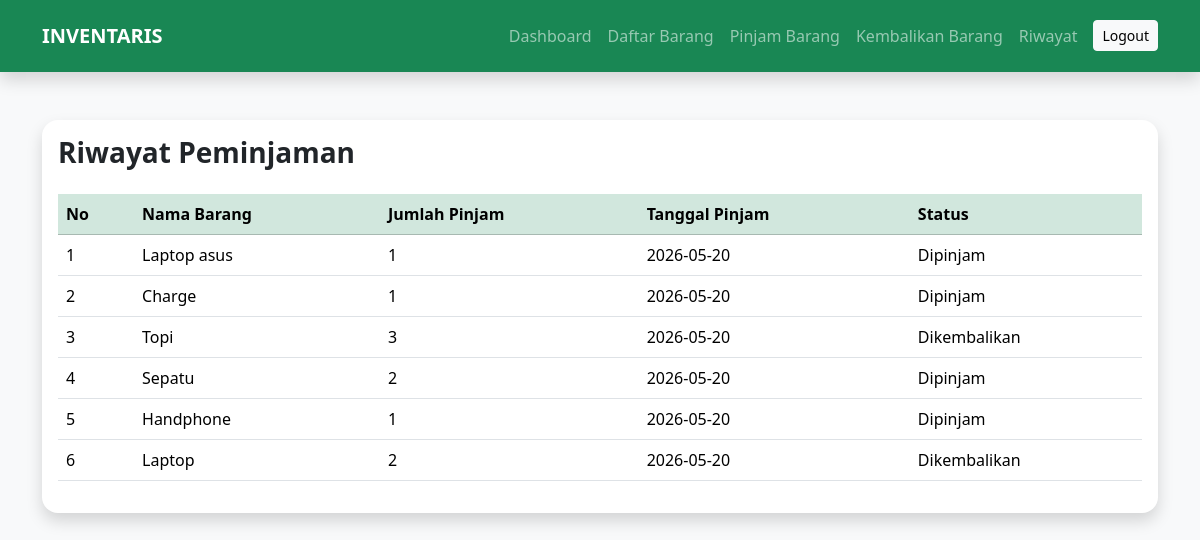
Screenshot of /riwayat.php (signed in) with the database file from the repository.
### tables this page shows
CREATE TABLE `peminjaman` (
  `id_pinjam` int(11) NOT NULL,
  `id_user` int(11) DEFAULT NULL,
  `id_barang` int(11) DEFAULT NULL,
  `jumlah_pinjam` int(11) DEFAULT NULL,
  `tanggal_pinjam` date DEFAULT NULL,
  `status` varchar(20) DEFAULT 'Dipinjam'
);

CREATE TABLE `barang` (
  `id_barang` int(11) NOT NULL,
  `nama_barang` varchar(100) DEFAULT NULL,
  `jumlah` int(11) DEFAULT NULL,
  `kondisi_barang` varchar(50) DEFAULT NULL
);

### riwayat.php (the view, shortened to what this page needs)
<?php
include "../koneksi.php";
include "../inc/header_user.php";
$id_user = $_SESSION['id_user'];
$data = mysqli_query($conn,
"SELECT *
FROM peminjaman p
JOIN barang b ON p.id_barang = b.id_barang
WHERE p.id_user='$id_user'
ORDER BY p.id_pinjam DESC");
?>
<!DOCTYPE html>
<html lang="en">
<head>
    <link href="https://cdn.jsdelivr.net/npm/bootstrap@5.3.8/dist/css/bootstrap.min.css" rel="stylesheet">
</head>
<body class="bg-light">
<div class="container mt-5">
    <div class="card shadow border-0 rounded-4">
        <div class="card-body">
            <h3 class="fw-bold mb-4">Riwayat Peminjaman</h3>
            <table class="table table-hover">
                <tr class="table-success">
                    <th>No</th>
                    <th>Nama Barang</th>
                    <th>Jumlah Pinjam</th>
                    <th>Tanggal Pinjam</th>
                    <th>Status</th>
                </tr>
                <?php
                $no = 1;
                while($d = mysqli_fetch_array($data)){
                ?>
                <tr>
                    <td><?= $no++; ?></td>
                    <td><?= $d['nama_barang']; ?></td>
                    <td><?= $d['jumlah_pinjam']; ?></td>
                    <td><?= $d['tanggal_pinjam']; ?></td>
                    <td><?= $d['status']; ?></td>
                </tr>
                <?php } ?>
            </table>
        </div>
    </div>
</div>
</body>
</html>

### rows the page displays
peminjaman: id_barang.nama_barang "Laptop asus", jumlah_pinjam "1", tanggal_pinjam "2026-05-20", status "Dipinjam"
peminjaman: id_barang.nama_barang "Charge", jumlah_pinjam "1", tanggal_pinjam "2026-05-20", status "Dipinjam"
peminjaman: id_barang.nama_barang "Topi", jumlah_pinjam "3", tanggal_pinjam "2026-05-20", status "Dikembalikan"
peminjaman: id_barang.nama_barang "Sepatu", jumlah_pinjam "2", tanggal_pinjam "2026-05-20", status "Dipinjam"
peminjaman: id_barang.nama_barang "Handphone", jumlah_pinjam "1", tanggal_pinjam "2026-05-20", status "Dipinjam"
peminjaman: id_barang.nama_barang "Laptop", jumlah_pinjam "2", tanggal_pinjam "2026-05-20", status "Dikembalikan"
